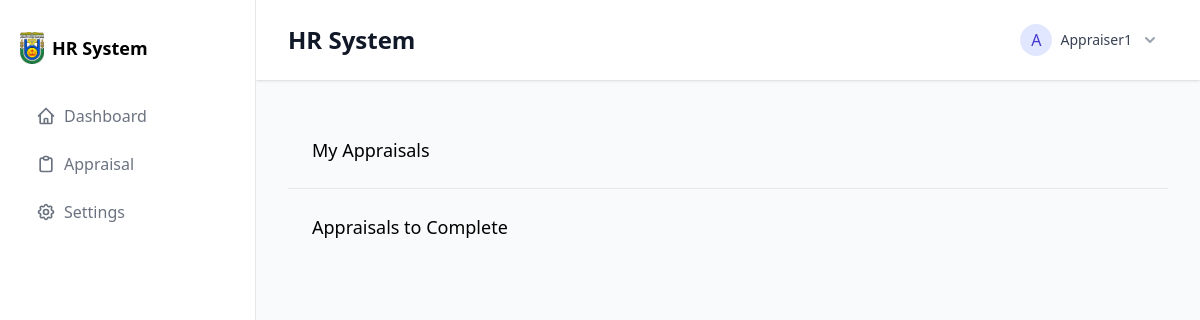
The app's page /appraisals/ (signed in), older data.
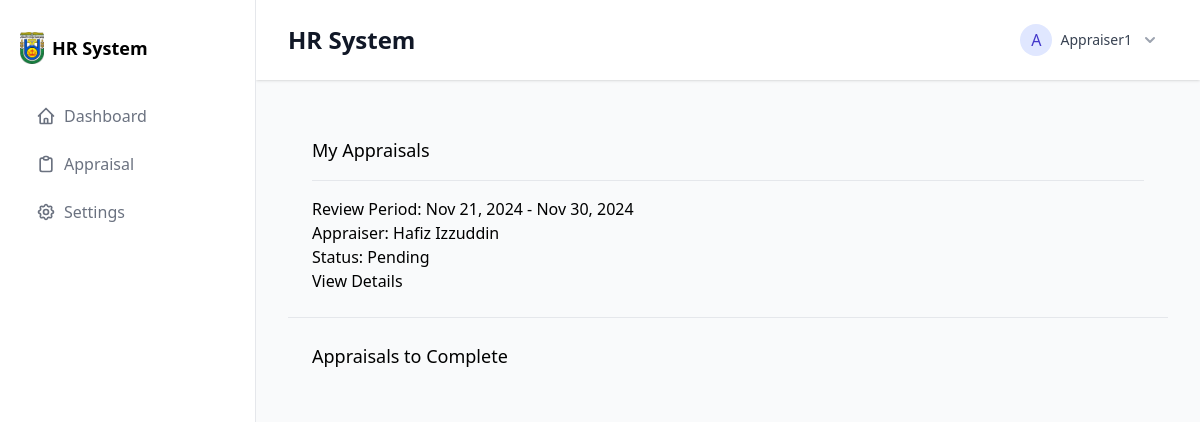
The same page, newer data.
### appraisals/models.py (models this page shows, shortened)
class Appraisal(models.Model):
    STATUS_CHOICES = [
        ('pending', 'Pending'),
        ('in_progress', 'In Progress'),
        ('completed', 'Completed')
    ]
    employee = models.ForeignKey(
        Employee,
        on_delete=models.CASCADE,
        related_name='appraisals'
    )
    appraiser = models.ForeignKey(
        Employee,
        on_delete=models.CASCADE,
        related_name='conducted_appraisals',
        null=True,
        blank=True
    )
    date_created = models.DateTimeField(default=timezone.now)
    review_period_start = models.DateField()
    review_period_end = models.DateField()
    status = models.CharField(
        max_length=20,
        choices=STATUS_CHOICES,
        default='pending'
    )
    job_knowledge = models.IntegerField(choices=[(i, str(i)) for i in range(1, 6)], null=True, blank=True)
    work_quality = models.IntegerField(choices=[(i, str(i)) for i in range(1, 6)], null=True, blank=True)
    attendance = models.IntegerField(choices=[(i, str(i)) for i in range(1, 6)], null=True, blank=True)
    communication = models.IntegerField(choices=[(i, str(i)) for i in range(1, 6)], null=True, blank=True)
    teamwork = models.IntegerField(choices=[(i, str(i)) for i in range(1, 6)], null=True, blank=True)
    achievements = models.TextField(blank=True, default="")
    areas_for_improvement = models.TextField(blank=True, default="")
    comments = models.TextField(blank=True, default="")
    goals = models.TextField(blank=True, default="")
    class Meta:
        ordering = ['-date_created']
        permissions = [
            ("can_view_all_appraisals", "Can view all appraisals"),
            ("can_create_appraisal", "Can create appraisal"),
        ]

### employees/models.py (models this page shows, shortened)
class Employee(models.Model):
    GENDER_CHOICES = [
        ('M', 'Male'),
        ('F', 'Female'),
        ('O', 'Other'),
        ('N', 'Prefer not to say'),
    ]
    gender = models.CharField(
        max_length=1,
        choices=GENDER_CHOICES,
        blank=True,
        null=True
    )
    employee_id = models.CharField(max_length=10, unique=True)
    user = models.OneToOneField(User, on_delete=models.CASCADE)
    first_name = models.CharField(max_length=100)
    last_name = models.CharField(max_length=100)
    email = models.EmailField(unique=True)
    phone_number = models.CharField(max_length=15)
    date_of_birth = models.DateField()
    hire_date = models.DateField()
    position = models.CharField(max_length=100)
    department = models.ForeignKey(Department, on_delete=models.SET_NULL, null=True)
    salary = models.DecimalField(max_digits=10, decimal_places=2)
    employee_status = models.CharField(max_length=50, choices=[('active', 'Active'), ('on_leave', 'On Leave'), ('inactive', 'Inactive')], default='active')
    roles = models.ManyToManyField('auth.Group', blank=True)
    address = models.TextField()
    profile_picture = models.ImageField(upload_to='employee_pics/', blank=True, null=True)
    def get_full_name(self):
        return f"{self.first_name} {self.last_name}"

### appraisals/views.py (the view)
# urls.py: path('', views.AppraisalListView.as_view(), name='appraisal_list'),
class AppraisalListView(LoginRequiredMixin, PermissionRequiredMixin, ListView):
    model = Appraisal
    template_name = 'appraisals/appraisal_list.html'
    context_object_name = 'appraisals'
    permission_required = 'appraisals.view_appraisal'
    def get_context_data(self, **kwargs):
        context = super().get_context_data(**kwargs)
        context['is_hr'] = self.request.user.groups.filter(name='HR').exists()
        context['employees'] = Employee.objects.all().order_by('department', 'last_name')
        try:
            appraiser_group = Group.objects.get(name='Appraiser')
            appraisers = Employee.objects.filter(user__groups=appraiser_group)
            print("Number of appraisers found:", appraisers.count())
            for appraiser in appraisers:
                print(f"Appraiser: {appraiser.first_name} {appraiser.last_name}, Dept: {appraiser.department}")
        except Group.DoesNotExist:
            print("Appraiser group not found")
            appraisers = Employee.objects.none()
        context['appraisers'] = appraisers
        return context

### employees/models.py (called while the page is built)
    def __str__(self):
        return self.name

### appraisals/templates/appraisals/appraisal_list.html (shortened to what the changed rows need)
{% extends "base.html" %}
{% block content %}
<div class="space-y-6">
    {% if is_hr %}
    <div class="sm:flex sm:items-center sm:justify-between">
        <div>
            <h1 class="text-2xl font-bold text-gray-900">Appraisal Assignments</h1>
            <p class="mt-2 text-sm text-gray-700">Manage employee appraisal assignments and relationships.</p>
        </div>
        <div class="mt-4 sm:mt-0">
            <button type="button"
                    onclick="document.getElementById('assignModal').classList.remove('hidden')"
                    class="inline-flex items-center rounded-md bg-indigo-600 px-3 py-2 text-sm font-semibold text-white shadow-sm hover:bg-indigo-500 focus-visible:outline focus-visible:outline-2 focus-visible:outline-offset-2 focus-visible:outline-indigo-600">
                Assign New Appraisal
            </button>
        </div>
    </div>
    <div class="mt-8 flow-root">
        <div class="overflow-x-auto">
            <div class="inline-block min-w-full align-middle">
                <div class="overflow-hidden shadow ring-1 ring-black ring-opacity-5 sm:rounded-lg">
                    <table class="min-w-full divide-y divide-gray-300">
                        <thead class="bg-gray-50">
                            <tr>
                                <th scope="col" class="py-3.5 pl-4 pr-3 text-left text-sm font-semibold text-gray-900 sm:pl-6">Employee</th>
                                <th scope="col" class="px-3 py-3.5 text-left text-sm font-semibold text-gray-900">Department</th>
                                <th scope="col" class="px-3 py-3.5 text-left text-sm font-semibold text-gray-900">Current Appraiser</th>
                                <th scope="col" class="px-3 py-3.5 text-left text-sm font-semibold text-gray-900">Review Period</th>
                                <th scope="col" class="relative py-3.5 pl-3 pr-4 sm:pr-6">
                                    <span class="sr-only">Actions</span>
                                </th>
                            </tr>
                        </thead>
                        <tbody class="divide-y divide-gray-200 bg-white">
                            {% regroup employees by department as department_list %}
                            {% for department in department_list %}
                                <tr class="bg-gray-50">
                                    <td colspan="5" class="py-2 px-4 font-medium text-gray-900">
                                        {{ department.grouper }}
                                    </td>
                                </tr>
                                {% for employee in department.list %}
                                <tr>
                                    <td class="whitespace-nowrap py-4 pl-4 pr-3 text-sm font-medium text-gray-900 sm:pl-6">
                                        {{ employee.first_name }} {{ employee.last_name }}
                                    </td>
                                    <td class="whitespace-nowrap px-3 py-4 text-sm text-gray-500">
                                        {{ employee.department }}
                                    </td>
                                    <td class="whitespace-nowrap px-3 py-4 text-sm text-gray-500">
                                        {% with current_appraisal=employee.appraisals.last %}
                                            {% if current_appraisal %}
                                                {{ current_appraisal.appraiser.get_full_name }}
                                            {% else %}
                                                <span class="text-gray-400">Not assigned</span>
                                            {% endif %}
                                        {% endwith %}
                                    </td>
                                    <td class="whitespace-nowrap px-3 py-4 text-sm text-gray-500">
                                        {% with current_appraisal=employee.appraisals.last %}
                                            {% if current_appraisal %}
                                                {{ current_appraisal.review_period_start|date:"M d, Y" }} -
                                                {{ current_appraisal.review_period_end|date:"M d, Y" }}
                                            {% else %}
                                                <span class="text-gray-400">-</span>
                                            {% endif %}
                                        {% endwith %}
                                    </td>
                                    <td class="relative whitespace-nowrap py-4 pl-3 pr-4 text-right text-sm font-medium sm:pr-6">
                                        <button type="button"
                                                onclick="openAssignModal('{{ employee.id }}')"
                                                class="text-indigo-600 hover:text-indigo-900">
                                            Assign Appraiser
                                        </button>
                                    </td>
                                </tr>
                                {% endfor %}
                            {% endfor %}
                        </tbody>
                    </table>
                </div>
            </div>
        </div>
    </div>
    <div id="assignModal" class="hidden fixed inset-0 bg-gray-500 bg-opacity-75 overflow-y-auto">
        <div class="flex min-h-full items-end justify-center p-4 text-center sm:items-center sm:p-0">
            <div class="relative transform overflow-hidden rounded-lg bg-white px-4 pb-4 pt-5 text-left shadow-xl transition-all sm:my-8 sm:w-full sm:max-w-lg sm:p-6">
                <form id="assignForm" method="post" action="{% url 'appraisals:appraisal_assign' %}" onsubmit="submitAssignForm(event)">
                    {% csrf_token %}
                    <div>
                        <h3 class="text-lg font-medium leading-6 text-gray-900">Assign Appraiser</h3>
                        <div class="mt-6 space-y-4">
                            <input type="hidden" name="employee_id" id="selected_employee_id">
                            <div>
                                <label for="appraiser" class="block text-sm font-medium text-gray-700">Select Appraiser</label>
                                <select name="appraiser" id="appraiser" required
                                        class="mt-1 block w-full rounded-md border-gray-300 shadow-sm focus:border-indigo-500 focus:ring-indigo-500 sm:text-sm">
                                    <option value="">Select an appraiser</option>
                                    {% for appraiser in appraisers %}
                                        <option value="{{ appraiser.id }}">
                                            {{ appraiser.first_name }} {{ appraiser.last_name }}
                                            {% if appraiser.department %}({{ appraiser.department }}){% endif %}
                                        </option>
                                    {% endfor %}
                                </select>
                                {% if not appraisers %}
                                    <p class="mt-2 text-sm text-red-600">No appraisers available. Please assign appraiser roles to employees.</p>
                                {% endif %}
                            </div>
                            <div>
                                <label for="review_period_start" class="block text-sm font-medium text-gray-700">Review Period Start</label>
                                <input type="date" name="review_period_start" id="review_period_start" required
                                       class="mt-1 block w-full rounded-md border-gray-300 shadow-sm focus:border-indigo-500 focus:ring-indigo-500 sm:text-sm">
                            </div>
                            <div>
                                <label for="review_period_end" class="block text-sm font-medium text-gray-700">Review Period End</label>
                                <input type="date" name="review_period_end" id="review_period_end" required
                                       class="mt-1 block w-full rounded-md border-gray-300 shadow-sm focus:border-indigo-500 focus:ring-indigo-500 sm:text-sm">
                            </div>
                        </div>
                    </div>
                    <div class="mt-5 sm:mt-6 sm:grid sm:grid-flow-row-dense sm:grid-cols-2 sm:gap-3">
                        <button type="submit"
                                class="inline-flex w-full justify-center rounded-md bg-indigo-600 px-3 py-2 text-sm font-semibold text-white shadow-sm hover:bg-indigo-500 focus-visible:outline focus-visible:outline-2 focus-visible:outline-offset-2 focus-visible:outline-indigo-600 sm:col-start-2">
                            Assign
                        </button>
                        <button type="button"
                                onclick="document.getElementById('assignModal').classList.add('hidden')"
                                class="mt-3 inline-flex w-full justify-center rounded-md bg-white px-3 py-2 text-sm font-semibold text-gray-900 shadow-sm ring-1 ring-inset ring-gray-300 hover:bg-gray-50 sm:col-start-1 sm:mt-0">
                            Cancel
                        </button>
                    </div>
                </form>
            </div>
        </div>
    </div>
    {% else %}
    <div class="divide-y divide-gray-200">
        <div class="p-6">
            <h2 class="text-lg font-medium">My Appraisals</h2>
            {% for appraisal in appraisals %}
                {% if appraisal.employee.user == request.user %}
                <div class="mt-4 border-t pt-4">
                    <p>Review Period: {{ appraisal.review_period_start|date:"M d, Y" }} - {{ appraisal.review_period_end|date:"M d, Y" }}</p>
                    <p>Appraiser: {{ appraisal.appraiser.get_full_name }}</p>
                    <p>Status: {{ appraisal.get_status_display }}</p>
                    <a href="{% url 'appraisals:appraisal_detail' appraisal.pk %}">View Details</a>
                </div>
                {% endif %}
            {% endfor %}
        </div>
        <div class="p-6">
            <h2 class="text-lg font-medium">Appraisals to Complete</h2>
        </div>
    </div>
    {% endif %}
</div>
{% endblock %}

Row changes from the older to the newer data that the page shows:
added Appraisal: review_period_start "Nov 21, 2024", review_period_end "Nov 30, 2024", appraiser.get_full_name "Hafiz Izzuddin", status "Pending"
